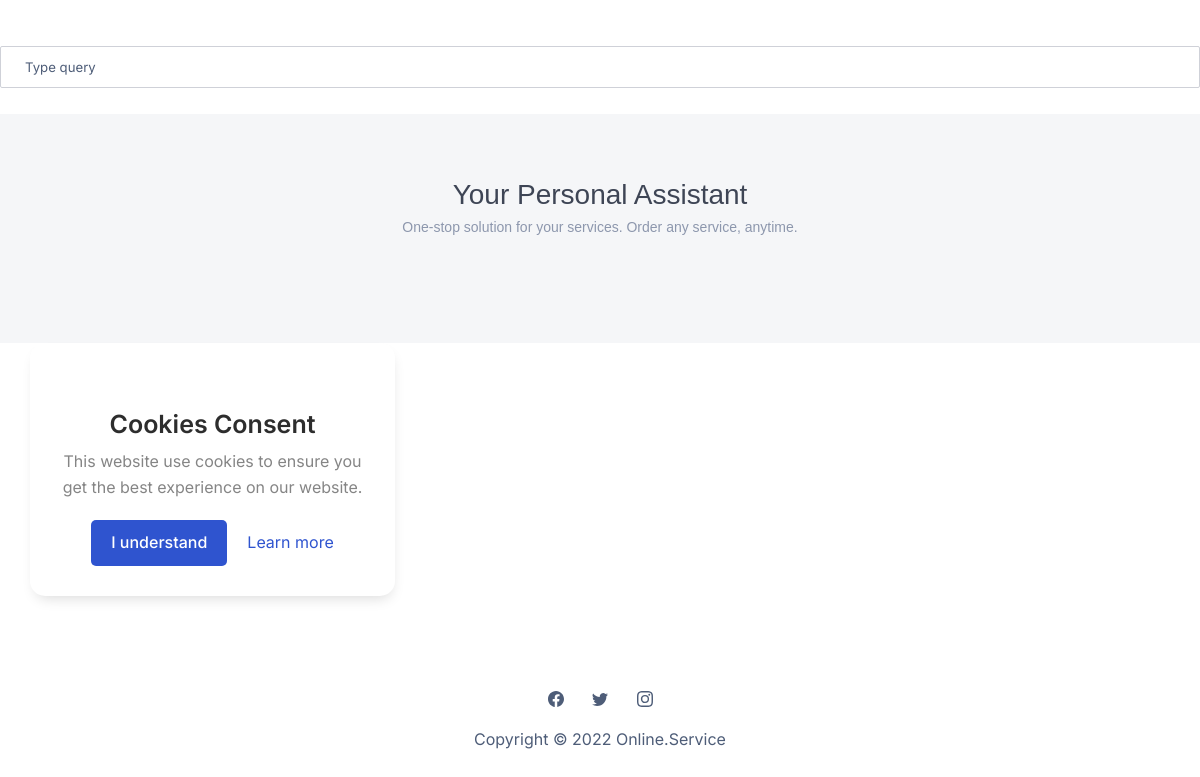
Before: / (lower part) with the older database file.
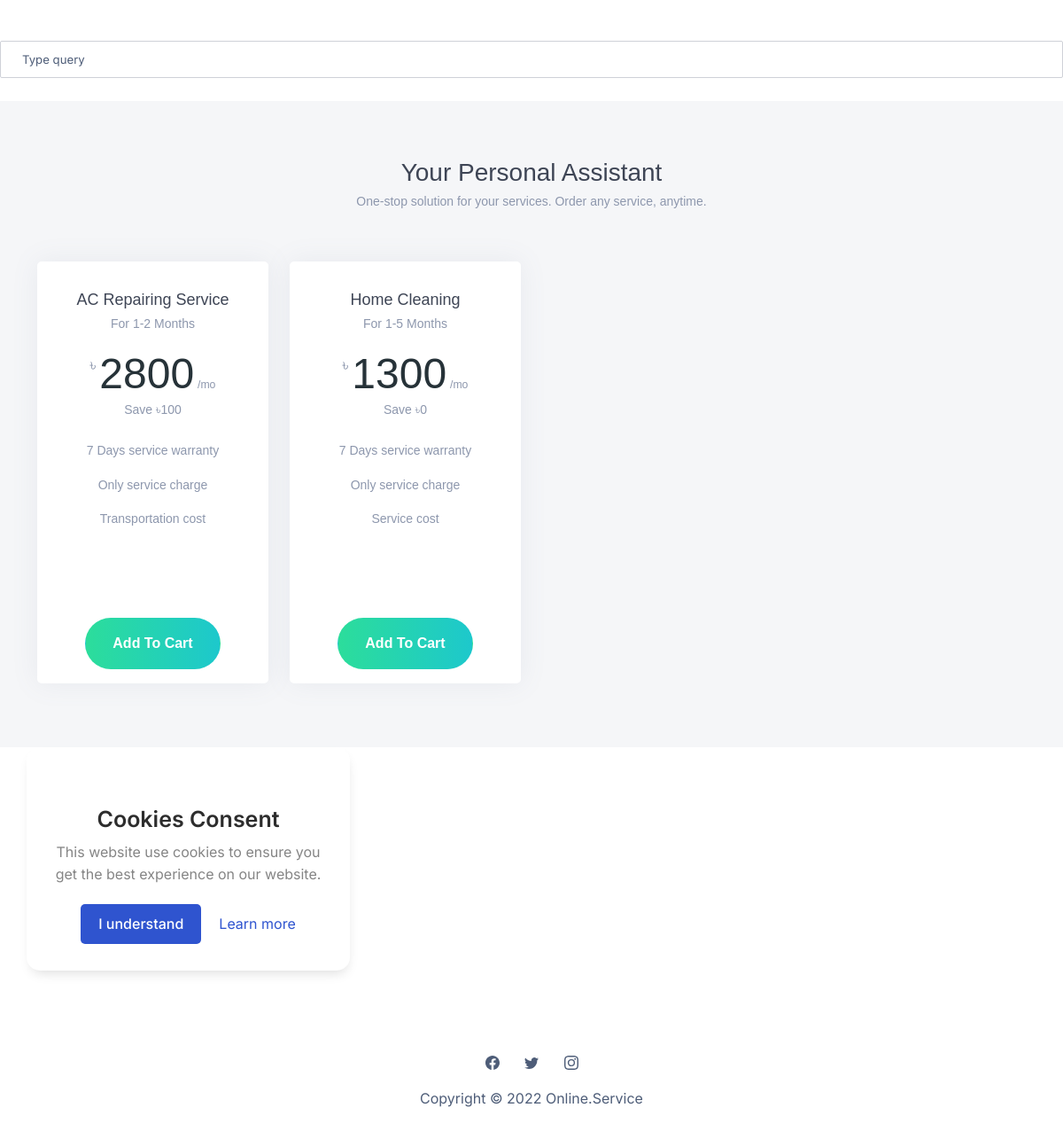
After: the same page with the newer database file.
### tables this page shows
CREATE TABLE `home_packages` (
  `hpackages_id` int(11) NOT NULL,
  `hpackages_name` varchar(50) NOT NULL,
  `hmonth` varchar(12) NOT NULL,
  `hprice` varchar(20) NOT NULL,
  `hdetails` text NOT NULL,
  `hdetails1` text NOT NULL,
  `hdetails2` text NOT NULL,
  `hsaving` int(10) NOT NULL
);

### index.php (the view, shortened to what this page needs)
<!DOCTYPE html>
<html lang="en">
<head>
    <link rel="stylesheet" href="assets/bootstrap/css/bootstrap.min.css">
    <link rel="stylesheet" href="https://cdnjs.cloudflare.com/ajax/libs/font-awesome/4.7.0/css/font-awesome.min.css">
    <link rel="stylesheet" href="assets/css/edit-profile.css">
    <link rel="stylesheet" href="assets/css/cards.css">
    <link rel="stylesheet" href="assets/css/footer.css">
    <link rel="stylesheet" href="https://cdnjs.cloudflare.com/ajax/libs/Swiper/6.4.8/swiper-bundle.min.css">
    <link rel="stylesheet" href="assets/css/slider.css">
    <link rel="stylesheet" href="assets/css/cookies.css">
</head>
<body style="/*background: url(&quot;design.jpg&quot;);*/background-position: 0 -60px;">
    <section class="py-5">
    </section>
    <section>
<div class="form-outline">
  <input type="search" id="search" class="form-control" placeholder="Type query" aria-label="Search" />
</div>
    </section>
<br>
    <div class="pricing1 py-5 bg-light">
  <div class="container">
    <div class="row justify-content-center">
      <div class="col-md-8 text-center">
        <h3 class="mt-3 font-weight-medium mb-1">Your Personal Assistant</h3>
        <h6 class="subtitle">One-stop solution for your services. Order any service, anytime.</h6>
      </div>
    </div>
    <div class="row mt-5">
      <?php
     $link = mysqli_connect("localhost", "root", "", "online_service_agency");
      $query = "SELECT * FROM home_packages;";
            $result = mysqli_query($link, $query);
            if(mysqli_num_rows($result) > 0){
      while($row = mysqli_fetch_assoc($result)) {
        ?>
      <div class="col-lg-3 col-md-6" id="display">
        <div class="card text-center card-shadow on-hover border-0 mb-4">
          <div class="card-body font-14">
            <h5 class="mt-3 mb-1 font-weight-medium"><?php echo $row['hpackages_name'];?></h5>
            <h6 class="subtitle font-weight-normal">For <?php echo $row['hmonth'];?> Months</h6>
            <div class="pricing my-3">
              <sup>৳</sup>
              <span class="monthly display-5"><?php echo $row['hprice']; ?></span>
              <small class="monthly">/mo</small>
             <span class="d-block">Save <span class="font-weight-medium">৳<?php echo $row['hsaving']; ?></span></span>
            </div>
            <ul class="list-inline">
              <li class="d-block py-2"><?php echo $row['hdetails']; ?></li>
              <li class="d-block py-2"><?php echo $row['hdetails1']; ?></li>
              <li class="d-block py-2"><?php echo $row['hdetails2']; ?></li>
              <li class="d-block py-2">&nbsp;</li>
              <li class="d-block py-2">&nbsp;</li>
            </ul>
            <div class="bottom-btn">
            <?php
                    if(isset($_SESSION["email"])) {
              ?>
              <?php  $_SESSION["email"]; ?><a class="btn btn-success-gradiant btn-md text-white btn-block" href="cart.php" name="add"><span>Add To Cart</span></a>
              <?php
              }else { ?>
                <a class="btn btn-success-gradiant btn-md text-white btn-block" href="login.php"><span>Add To Cart</span></a>
              <?php }
              ?>
            </div>
          </div>
        </div>
      </div>
      <?php
      }
            }
      ?>
    </div>
  </div>
</div>
<div class="wrapper">
    <div class="contents">
      <header>Cookies Consent</header>
      <p>This website use cookies to ensure you get the best experience on our website.</p>
      <div class="buttons">
        <button class="items">I understand</button>
        <a href="#" class="items">Learn more</a>
      </div>
    </div>
  </div>
    <footer class="text-center">
        <div class="container text-muted py-4 py-lg-5">
            <ul class="list-inline">
            </ul>
            <ul class="list-inline">
                <li class="list-inline-item me-4"></li>
                <li class="list-inline-item me-4"></li>
                <li class="list-inline-item"></li>
            </ul>
            <p class="mb-0">Copyright © 2022 Online.Service</p>
        </div>
    </footer>
  </body>
</html>

Changed rows visible on the page:
added home_packages: hpackages_name "AC Repairing Service", hmonth "1-2", hprice "2800", hsaving "100", hdetails "7 Days service warranty", hdetails1 "Only service charge", hdetails2 "Transportation cost"
added home_packages: hpackages_name "Home Cleaning", hmonth "1-5", hprice "1300", hsaving "0", hdetails "7 Days service warranty", hdetails1 "Only service charge", hdetails2 "Service cost"
